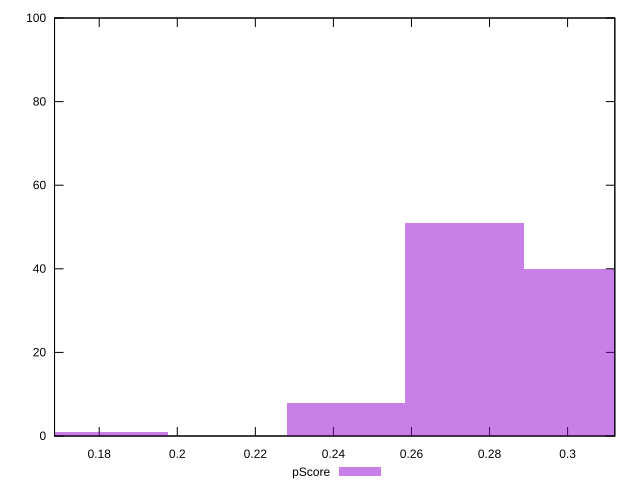

Generate this figure with gnuplot:
reset

$pScore <<EOF
0.24324136666149518 8
0.30405170832686895 40
0.27364653749418205 51
0.18243102499612138 1
EOF

set key outside below
set boxwidth 0.030405170832686897
set xrange [0.1685497042332389:0.3121001998375601]
set yrange [0:100]
set trange [0:100]
set style fill transparent solid 0.5 noborder
set terminal svg size 640, 490 enhanced background rgb 'white'
set output "reports/report_00031_2021-02-24T23-18-18.084Z/max-potential-fid/samples/astro/pScore/histogram.svg"

plot $pScore title "pScore" with boxes

reset
